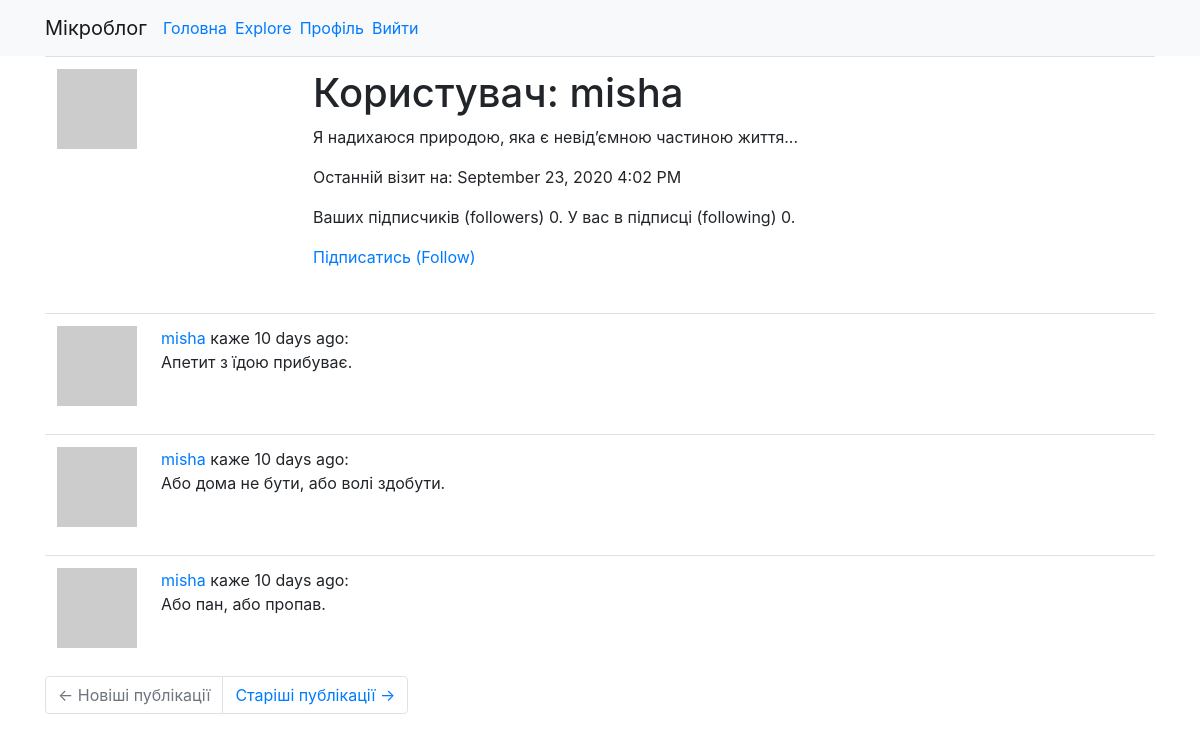
Page /user/misha (signed in) on the earlier database version.
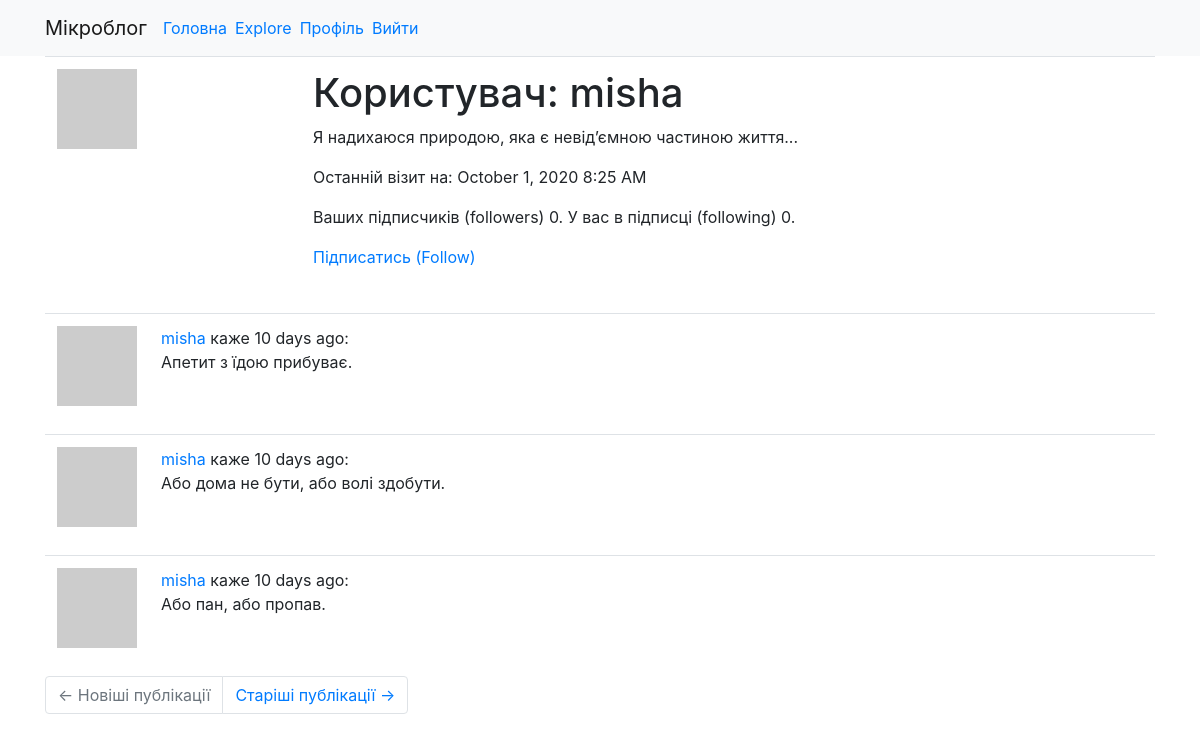
Same page on the later database version.
### app/models.py (models this page shows, shortened)
class User(UserMixin, db.Model):
    id = db.Column(db.Integer, primary_key=True)
    username = db.Column(db.String(64), index=True, unique=True)
    email = db.Column(db.String(120), index=True, unique=True)
    password_hash = db.Column(db.String(128))
    posts = db.relationship('Post', backref='author', lazy='dynamic')
    about_me = db.Column(db.String(140))
    last_seen = db.Column(db.DateTime, default=datetime.utcnow)
    followed = db.relationship(
        'User', secondary=followers,
        primaryjoin=(followers.c.follower_id == id),
        secondaryjoin=(followers.c.followed_id == id),
        backref=db.backref('followers', lazy='dynamic'), lazy='dynamic')
    def avatar(self, size):
        digest = md5(self.email.lower().encode('utf-8')).hexdigest()
        return f'https://www.gravatar.com/avatar/{digest}?d=identicon&s={size}'
    def is_following(self, user):
        return self.followed.filter(
            followers.c.followed_id == user.id).count() > 0

class Post(db.Model):
    id = db.Column(db.Integer, primary_key=True)
    body = db.Column(db.String(140))
    timestamp = db.Column(db.DateTime, index=True, default=datetime.utcnow)
    user_id = db.Column(db.Integer, db.ForeignKey('user.id'))

### app/main/routes.py (the view)
@bp.route('/user/<username>')
@login_required
def user(username):
    user = User.query.filter_by(username=username).first_or_404()
    page = request.args.get('page', 1, type=int)
    posts = user.posts.order_by(Post.timestamp.desc()).paginate(
        page, current_app.config['POSTS_PER_PAGE'], False)
    next_url = url_for('main.user', username=user.username, page=posts.next_num) \
        if posts.has_next else None
    prev_url = url_for('main.user', username=user.username, page=posts.prev_num) \
        if posts.has_prev else None
    return render_template('user.html', user=user, posts=posts.items, next_url=next_url, prev_url=prev_url)

### app/main/routes.py (called while the page is built)
@bp.before_app_request
def before_request():
    if current_user.is_authenticated:
        current_user.last_seen = datetime.utcnow()
        db.session.commit()

### app/models.py (called while the page is built)
@login.user_loader
def load_user(id):
    return User.query.get(int(id))

### app/templates/user.html
{% extends "base.html" %}
{% block content %}
<table class="table table-hover">
	<tr>
		<td width="256px"><img src="{{ user.avatar(256) }}"></td>
		<td>
			<h1>Користувач: {{ user.username }}</h1>
			{% if user.about_me %}<p>{{ user.about_me }}</p>{% endif %}
			{% if user.last_seen %}<p>Останній візит на: {{ moment(user.last_seen).format('LLL') }}</p>{%endif %}
			<p>Ваших підписчиків (followers) {{ user.followers.count() }}. У вас в підписці (following)
				{{ user.followed.count() }}.</p>
			{% if user == current_user %}
			<p><a href="{{ url_for('main.edit_profile') }}">Редагувати свій профіль</a></p>
			{% elif not current_user.is_following(user) %}
			<p><a href="{{ url_for('main.follow', username=user.username) }}">Підписатись (Follow)</a></p>
			{% else %}
			<p><a href="{{ url_for('main.unfollow', username=user.username) }}">Відписатись (Unfollow)</a></p>
			{% endif %}
		</td>
	</tr>
</table>
{% for post in posts %}
{% include '_post.html' %}
{% endfor %}
{% include 'page_navigation.html' %}
{% endblock %}

### app/templates/base.html (shortened to what this page needs)
<!DOCTYPE html>
<html lang="uk-UA" dir="ltr">
<head>
    <link rel="stylesheet" href="https://stackpath.bootstrapcdn.com/bootstrap/4.3.1/css/bootstrap.min.css"
>
</head>
<body>
    <nav class="navbar navbar-expand-lg navbar-light bg-light">
        <div class="container">
            <a class="navbar-brand" href="{{ url_for('main.index') }}">Мікроблог</a>
            <div class="collapse navbar-collapse" id="navbarSupportedContent">
                <ul class="navbar-nav mr-auto">
                    <li class="nav-item mr-2">
                        <a href="{{ url_for('main.index') }}">Головна</a>
                    </li>
                    <li class="nav-item mr-2">
                        <a href="{{ url_for('main.explore') }}">Explore</a>
                    </li>
                    {% if current_user.is_anonymous %}
                    <li class="nav-item">
                        <a href="{{ url_for('auth.login') }}">Увійти</a>
                    </li>
                    {% else %}
                    <li class="nav-item mr-2">
                        <a href="{{ url_for('main.user', username=current_user.username) }}">Профіль</a>
                    </li>
                    <li class="nav-item">
                        <a href="{{ url_for('auth.logout') }}">Вийти</a>
                    </li>
                    {% endif %}
                </ul>
            </div>
        </div>
    </nav>
    <div class="container">
        {% block content %}{% endblock %}
    </div>
</body>
</html>

### app/templates/_post.html
<table class="table table-hover">
	<tr>
		<td width="70px">
			<a href="{{ url_for('main.user', username=post.author.username) }}">
				<img src="{{ post.author.avatar(70) }}">
			</a>
		</td>
		<td>
			<a href="{{ url_for('main.user', username=post.author.username) }}">
				{{ post.author.username }}
			</a> каже {{ moment(post.timestamp).fromNow() }}:
			<br>
			<span id="post{{ post.id }}">{{ post.body }}</span>
		</td>
	</tr>
</table>

### app/templates/page_navigation.html
<nav aria-label="Page navigation example">
	<ul class="pagination">
		<li class="page-item{% if not prev_url %} disabled{% endif %}">
			<a class="page-link" href="{{ prev_url or '#' }}">
				<span aria-hidden="true">&larr;</span> Новіші публікації
			</a>
		</li>
		<li class="page-item{% if not next_url %} disabled{% endif %}">
			<a class="page-link" href="{{ next_url or '#' }}">
				Старіші публікації <span aria-hidden="true">&rarr;</span>
			</a>
		</li>
	</ul>
</nav>

Differences in the rows shown:
changed User "misha": last_seen "September 23, 2020 4:02 PM" → "October 1, 2020 8:25 AM"
